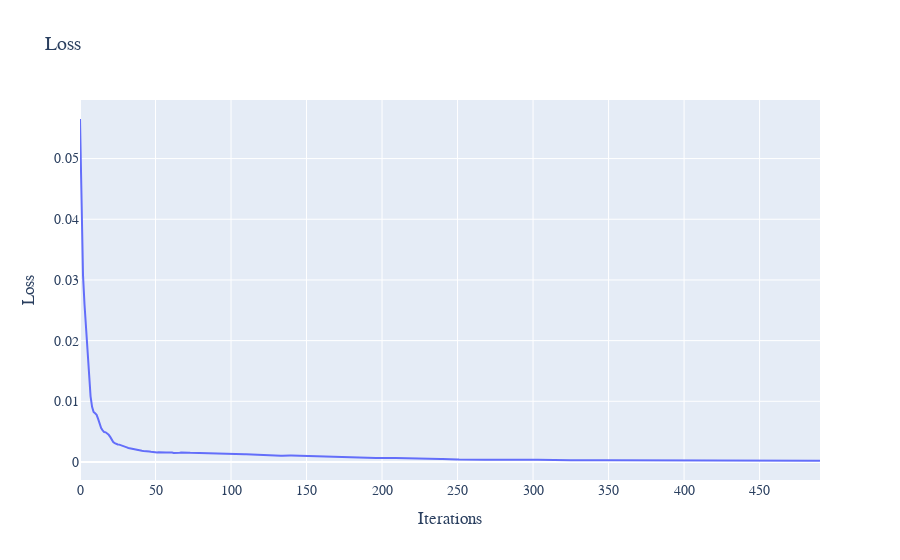

Notebook code for this chart:
### Code cell
eq = AC()
model = CONFIG_AC
solver = DeepPDESolver(model, eq)
losses = list(solver.train(500))
plot_loss(losses)

### Figure 1 — Plotly figure (JSON) as saved in the notebook; plotly's stock layout.template omitted (floating-point values rounded to 4 significant figures; data arrays with more than 128 entries replaced by an {"elided": "..."} marker saying what was removed)
{"data": [{"mode": "lines", "name": "Error at x=0.1", "type": "scatter", "x": {"elided": "491 int values"}, "xaxis": "x", "y": {"elided": "491 float values"}, "yaxis": "y"}], "layout": {"font": {"family": "Courier New, monospace", "size": 14}, "title": {"text": "Loss"}, "xaxis": {"anchor": "y", "domain": [0, 1], "title": {"text": "Iterations"}}, "yaxis": {"anchor": "x", "domain": [0, 1], "title": {"text": "Loss"}}}}
